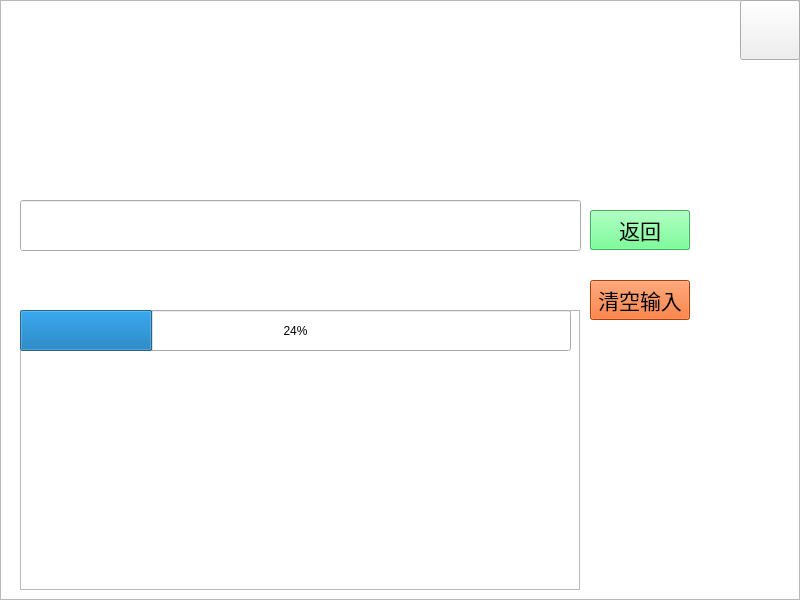
<?xml version="1.0" encoding="UTF-8"?>
<ui version="4.0">
 <class>MainWindow</class>
 <widget class="QMainWindow" name="MainWindow">
  <property name="geometry">
   <rect>
    <x>0</x>
    <y>0</y>
    <width>800</width>
    <height>600</height>
   </rect>
  </property>
  <property name="font">
   <font>
    <pointsize>24</pointsize>
   </font>
  </property>
  <property name="windowTitle">
   <string>哈利波特检索</string>
  </property>
  <property name="windowIcon">
   <iconset resource="img.qrc">
    <normaloff>:/img/harry_ico.ico</normaloff>:/img/harry_ico.ico</iconset>
  </property>
  <widget class="QWidget" name="centralWidget">
   <property name="styleSheet">
    <string notr="true">#centralWidget{border-image: url(:/img/1.png); 
background-color:white}</string>
   </property>
   <widget class="QFrame" name="frame">
    <property name="geometry">
     <rect>
      <x>0</x>
      <y>0</y>
      <width>800</width>
      <height>600</height>
     </rect>
    </property>
    <property name="styleSheet">
     <string notr="true">#frame{border-image: url(:/img/bg.jpg);}
</string>
    </property>
    <property name="frameShape">
     <enum>QFrame::StyledPanel</enum>
    </property>
    <property name="frameShadow">
     <enum>QFrame::Raised</enum>
    </property>
    <widget class="QLabel" name="hint_label">
     <property name="geometry">
      <rect>
       <x>170</x>
       <y>150</y>
       <width>611</width>
       <height>51</height>
      </rect>
     </property>
     <property name="font">
      <font>
       <pointsize>24</pointsize>
      </font>
     </property>
     <property name="styleSheet">
      <string notr="true">color : white
</string>
     </property>
     <property name="text">
      <string>请您输入人名或地名</string>
     </property>
    </widget>
    <widget class="QLineEdit" name="lineEdit">
     <property name="geometry">
      <rect>
       <x>20</x>
       <y>200</y>
       <width>561</width>
       <height>51</height>
      </rect>
     </property>
     <property name="font">
      <font>
       <pointsize>22</pointsize>
      </font>
     </property>
     <property name="text">
      <string/>
     </property>
    </widget>
    <widget class="QPushButton" name="pushButton">
     <property name="geometry">
      <rect>
       <x>590</x>
       <y>210</y>
       <width>100</width>
       <height>40</height>
      </rect>
     </property>
     <property name="font">
      <font>
       <family>微软雅黑</family>
       <pointsize>16</pointsize>
       <weight>50</weight>
       <bold>false</bold>
       <strikeout>false</strikeout>
      </font>
     </property>
     <property name="cursor">
      <cursorShape>PointingHandCursor</cursorShape>
     </property>
     <property name="styleSheet">
      <string notr="true">background-color: rgb(170, 255, 255);</string>
     </property>
     <property name="text">
      <string>点击搜索</string>
     </property>
    </widget>
    <widget class="QTextBrowser" name="textBrowser">
     <property name="geometry">
      <rect>
       <x>20</x>
       <y>310</y>
       <width>560</width>
       <height>280</height>
      </rect>
     </property>
     <property name="font">
      <font>
       <pointsize>16</pointsize>
      </font>
     </property>
    </widget>
    <widget class="QPushButton" name="CLR_btn">
     <property name="geometry">
      <rect>
       <x>590</x>
       <y>280</y>
       <width>100</width>
       <height>40</height>
      </rect>
     </property>
     <property name="font">
      <font>
       <pointsize>16</pointsize>
       <weight>50</weight>
       <bold>false</bold>
      </font>
     </property>
     <property name="styleSheet">
      <string notr="true">background-color:rgb(255, 85, 0)</string>
     </property>
     <property name="text">
      <string>清空输入</string>
     </property>
    </widget>
    <widget class="QLabel" name="result_label">
     <property name="geometry">
      <rect>
       <x>20</x>
       <y>260</y>
       <width>561</width>
       <height>51</height>
      </rect>
     </property>
     <property name="font">
      <font>
       <pointsize>16</pointsize>
       <weight>75</weight>
       <bold>true</bold>
      </font>
     </property>
     <property name="styleSheet">
      <string notr="true">color : white</string>
     </property>
     <property name="text">
      <string>序号 名称 页码 章节          书名</string>
     </property>
    </widget>
    <widget class="QPushButton" name="CL_btn">
     <property name="geometry">
      <rect>
       <x>740</x>
       <y>0</y>
       <width>60</width>
       <height>60</height>
      </rect>
     </property>
     <property name="styleSheet">
      <string notr="true">border-image: url(:/img/close.png);</string>
     </property>
     <property name="text">
      <string/>
     </property>
    </widget>
    <widget class="QPushButton" name="query_no">
     <property name="geometry">
      <rect>
       <x>590</x>
       <y>210</y>
       <width>100</width>
       <height>40</height>
      </rect>
     </property>
     <property name="font">
      <font>
       <pointsize>16</pointsize>
      </font>
     </property>
     <property name="styleSheet">
      <string notr="true">
background-color: rgb(255, 170, 255);</string>
     </property>
     <property name="text">
      <string>查询详情</string>
     </property>
    </widget>
    <widget class="QPushButton" name="back_btn">
     <property name="geometry">
      <rect>
       <x>590</x>
       <y>210</y>
       <width>100</width>
       <height>40</height>
      </rect>
     </property>
     <property name="font">
      <font>
       <pointsize>16</pointsize>
      </font>
     </property>
     <property name="styleSheet">
      <string notr="true">background-color: rgb(85, 255, 127);</string>
     </property>
     <property name="text">
      <string>返回</string>
     </property>
    </widget>
    <widget class="QTextBrowser" name="detail">
     <property name="geometry">
      <rect>
       <x>20</x>
       <y>310</y>
       <width>560</width>
       <height>280</height>
      </rect>
     </property>
     <property name="font">
      <font>
       <pointsize>16</pointsize>
      </font>
     </property>
    </widget>
    <widget class="QProgressBar" name="progressBar">
     <property name="geometry">
      <rect>
       <x>20</x>
       <y>310</y>
       <width>551</width>
       <height>41</height>
      </rect>
     </property>
     <property name="value">
      <number>24</number>
     </property>
    </widget>
   </widget>
  </widget>
 </widget>
 <layoutdefault spacing="6" margin="11"/>
 <resources>
  <include location="img.qrc"/>
 </resources>
 <connections/>
</ui>
